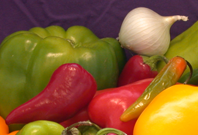
#> input picture images/onion.png, 198 x 135 px
$ python tuto40fourier_transform.py
#> lines starting #> are read from the running program, lines starting #| are printed output that depends on the picture
# -*- coding: utf-8 -*-
"""
Created on Fri Feb 10 14:34:25 2023

@author: MICRO
"""

import cv2
from matplotlib import pyplot as plt
import numpy as np

x=np.arange(256)
y=np.sin(2*np.pi*x/50)

y+=max(y)

y_img=np.array([[y[j]*127 for j in range(256)] for i in range(256)],dtype=np.uint8)

plt.imshow(y_img)

img=cv2.imread('images/onion.png',0)
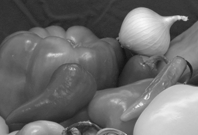
#> img: shape (135, 198); min 17, max 247, mean 107.2

dft=cv2.dft(np.float32(img),flags=cv2.DFT_COMPLEX_OUTPUT)

dft=np.fft.fftshift(dft) #shift to center

magnitude_spectrum = 20*np.log((cv2.magnitude(dft[:,:,0],dft[:,:,1]))+1) #to rise negative value
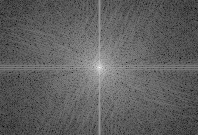
#> magnitude_spectrum: shape (135, 198) float32; min 28.31, max 297.4, mean 129.5; drawn with min black and max white


fig=plt.figure(figsize=(12,12))
ax1=fig.add_subplot(2,2,1)
ax1.imshow(img)
ax1.title.set_text('Input image')

ax2=fig.add_subplot(2,2,2)
ax2.imshow(magnitude_spectrum)
ax2.title.set_text('FFT image')
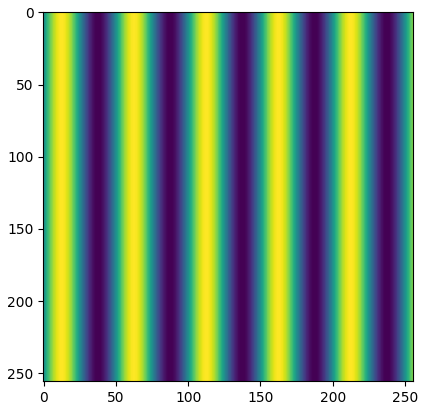
#> figure drawn by matplotlib, 1 panel
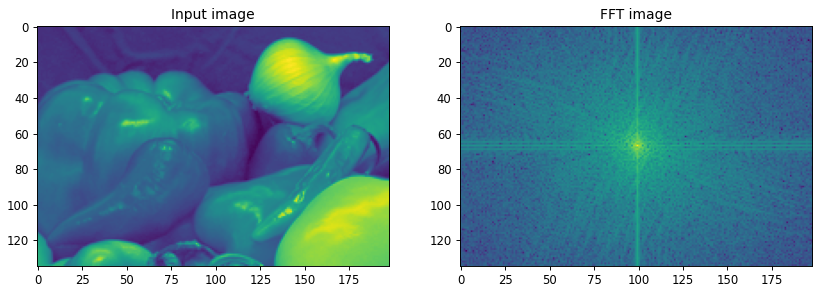
#> figure drawn by matplotlib, 2 panels

$ run again, with images/apple_noise.png copied over images/onion.png
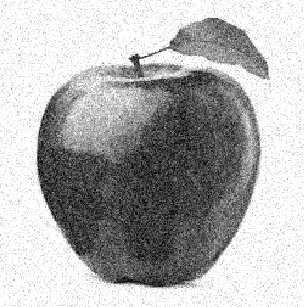
#> input picture images/apple_noise.png, 304 x 307 px
#> img is the input picture: shape (307, 304); min 0, max 255, mean 177
#> `magnitude_spectrum = 20*np.log((cv2.magnitude(dft[:,:,0],dft[:,:,1]))+1)`:
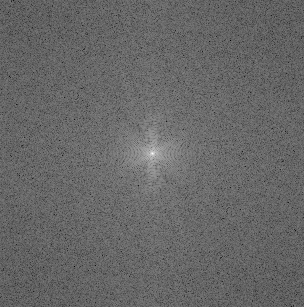
#> magnitude_spectrum: shape (307, 304) float32; min 58.89, max 332.4, mean 170; drawn with min black and max white
#> `ax2.title.set_text('FFT image')`:
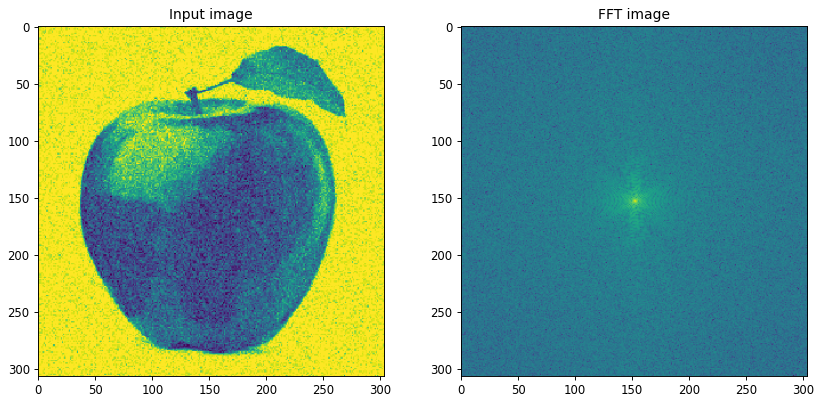
#> figure drawn by matplotlib, 2 panels

$ run again, with images/apple_pepper.png copied over images/onion.png
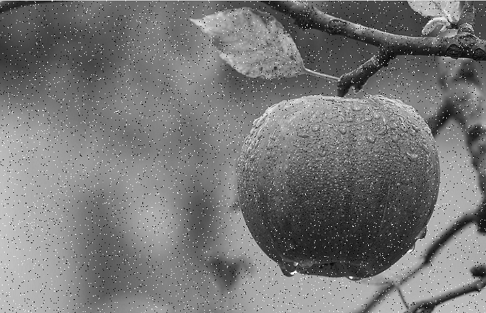
#> input picture images/apple_pepper.png, 486 x 313 px
#> img is the input picture: shape (313, 486); min 0, max 255, mean 119.4
#> `magnitude_spectrum = 20*np.log((cv2.magnitude(dft[:,:,0],dft[:,:,1]))+1)`:
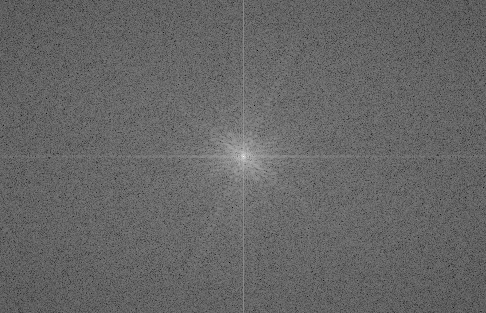
#> magnitude_spectrum: shape (313, 486) float32; min 60.74, max 334.3, mean 170.4; drawn with min black and max white
#> `ax2.title.set_text('FFT image')`:
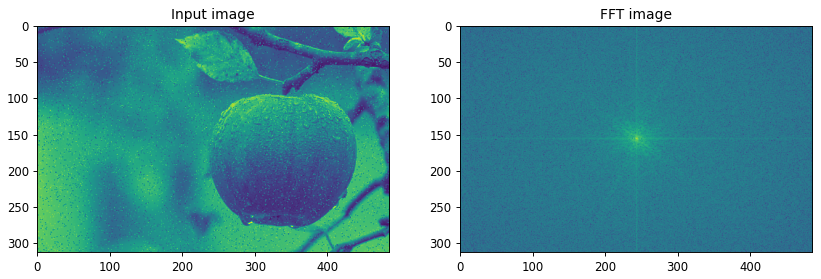
#> figure drawn by matplotlib, 2 panels
